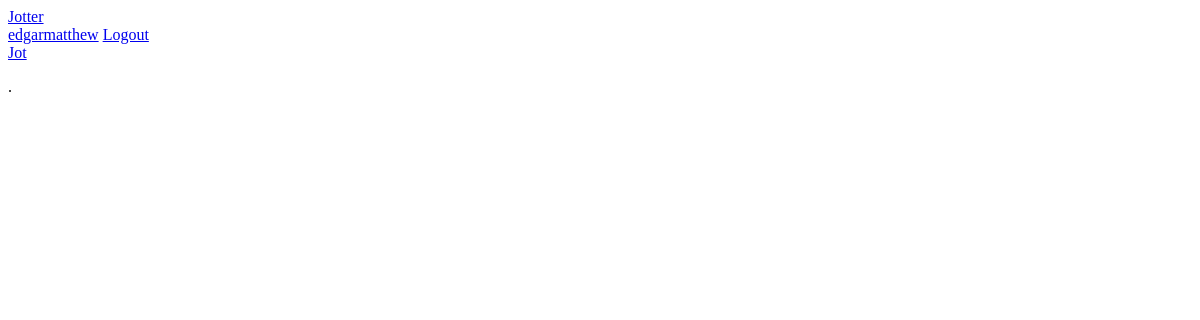
The page / (signed in) on the database as committed earlier.
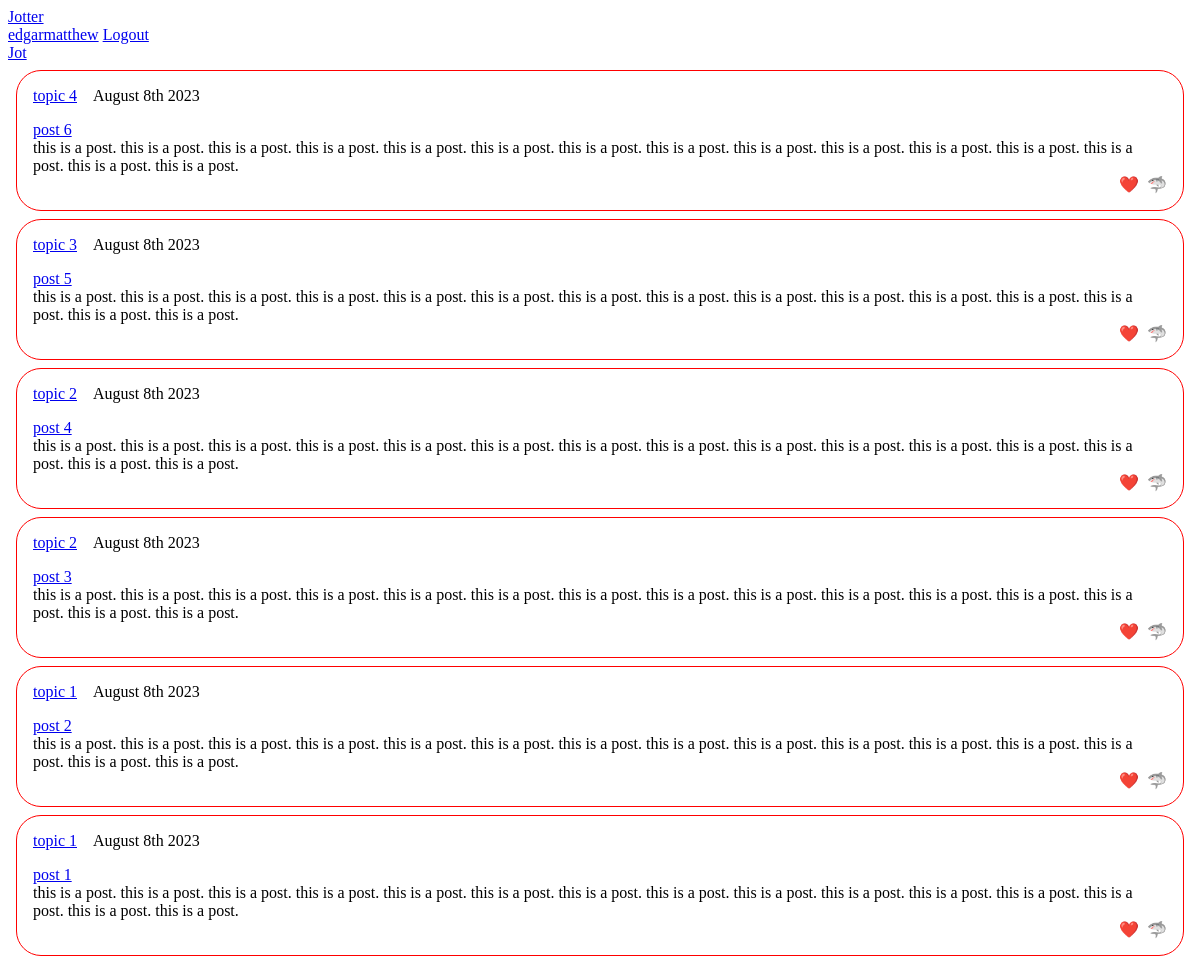
The same page on the database as committed later.
### accounts/models.py (models this page shows, shortened)
class CustomUser(AbstractUser):
    bio = models.TextField(max_length=500, blank=True)
    profilePic = models.ImageField(upload_to='profilePics', blank=True)
    following = models.ManyToManyField('self', blank=True)
    followers = models.ManyToManyField('self', blank=True)
    socialLinks = models.TextField(blank=True)
    topics = models.ManyToManyField(Topic, blank=True)

### blog/models.py (models this page shows, shortened)
class Post(models.Model):
    uuid = models.UUIDField(default=uuid4, auto_created=True)
    author = models.ForeignKey(settings.AUTH_USER_MODEL, on_delete=models.CASCADE)
    topic = models.ForeignKey(Topic, on_delete=models.CASCADE)
    title = models.CharField(max_length=150)
    text = models.TextField()
    dateAdded = models.DateTimeField(auto_now_add=True)
    likes = models.IntegerField(null=True, blank=True, default=0)
    slug = models.SlugField(null=False)
    tags = models.CharField(max_length=50)
    class Meta:
        ordering = ('-dateAdded',)

class Topic(models.Model):
    title = models.CharField(max_length=25)
    followers = models.IntegerField(null=True, blank=True, default=0)
    uuid = models.UUIDField(default=uuid4)
    def __str__(self):
        return self.title

### blog/views.py (the view)
# urls.py: path('', Index.as_view(), name="index"),
class Index(ListView):
    model = Post
    template_name = "blog/index.html"

### blog/templates/blog/index.html
{% extends "blog/base.html" %}
{% load static %}
{% block staticfiles %}
    <link rel="stylesheet" href="{% static 'blog/css/blogPost.css' %}">
{% endblock staticfiles %}
{% block content %}
<a href="{% url 'blog:newPost' %}">
    <div class="newPost">
        Jot
    </div>
</a>
<div class="main">
    {% for post in post_list %}
    {% include "blog/blogPost.html" %}
    {% empty %}
    <p> . </p>
    {% endfor %}
</div>
{% endblock content %}

### blog/templates/blog/base.html (shortened to what this page needs)
<!DOCTYPE html>
<html lang="en">
<head>
    {% block staticfiles %}
    {% endblock staticfiles %}
</head>
<body>
    <div class="navbar">
        <a href="{% url 'blog:index' %}">
            <div class="logo">
                Jotter
            </div>
        </a>
        <div class="links">
            {% if user.is_authenticated %}
                <a href="{% url 'accounts:profile' user.username %}">{{ user.username }}</a>
                <a href="{% url 'accounts:logout' %}">Logout</a>
            {% else %}
                <a href="{% url 'accounts:login' %}">Login</a>
            {% endif %}
        </div>
    </div>
    {% block content %}
    {% endblock content %}
</body>
</html>

### blog/templates/blog/blogPost.html
<div class="post">
    <div class="header">
        <div class="topic"><a href="{% url 'blog:topicDetail' post.topic.uuid %}">{{ post.topic }}</a></div>
        <div class="time">{{ post.dateAdded|date:"F jS o" }}</div>
    </div>
    <div class="title"><a href="{% url 'blog:postDetail' post.slug %}">{{ post.title }}</a></div>
    <div class="content">{{ post.text|truncatewords:70 }}</div>
    <div class="footer">
        <div class="like">❤️</div>
        <div class="share">🦈</div>
    </div>
</div>

### blog/static/blog/css/blogPost.css (style rules this page uses)
.post { border: 1px solid red; border-radius: 25px; display: flex; flex-direction: column; margin: 8px; padding: 16px; }
.post > .header { display: flex; flex-direction: row; gap: 16px; margin-bottom: 16px; }
.post > .footer { display: flex; flex-direction: row; margin-left: auto; gap: 8px; }

Rows that differ between the two databases and show on the page:
added Post: topic "topic 4", dateAdded "August 8th 2023", title "post 6", text "this is a post. this is a post. this is a post. this is a post. this is a post. this is a post. this is a post. this is a post. this is a post. this is a post. this is a post. this is a post. this is a post. this is a post. this is a post."
added Post: topic "topic 3", dateAdded "August 8th 2023", title "post 5", text "this is a post. this is a post. this is a post. this is a post. this is a post. this is a post. this is a post. this is a post. this is a post. this is a post. this is a post. this is a post. this is a post. this is a post. this is a post."
added Post: topic "topic 2", dateAdded "August 8th 2023", title "post 4", text "this is a post. this is a post. this is a post. this is a post. this is a post. this is a post. this is a post. this is a post. this is a post. this is a post. this is a post. this is a post. this is a post. this is a post. this is a post."
added Post: topic "topic 2", dateAdded "August 8th 2023", title "post 3", text "this is a post. this is a post. this is a post. this is a post. this is a post. this is a post. this is a post. this is a post. this is a post. this is a post. this is a post. this is a post. this is a post. this is a post. this is a post."
added Post: topic "topic 1", dateAdded "August 8th 2023", title "post 2", text "this is a post. this is a post. this is a post. this is a post. this is a post. this is a post. this is a post. this is a post. this is a post. this is a post. this is a post. this is a post. this is a post. this is a post. this is a post."
added Post: topic "topic 1", dateAdded "August 8th 2023", title "post 1", text "this is a post. this is a post. this is a post. this is a post. this is a post. this is a post. this is a post. this is a post. this is a post. this is a post. this is a post. this is a post. this is a post. this is a post. this is a post."
